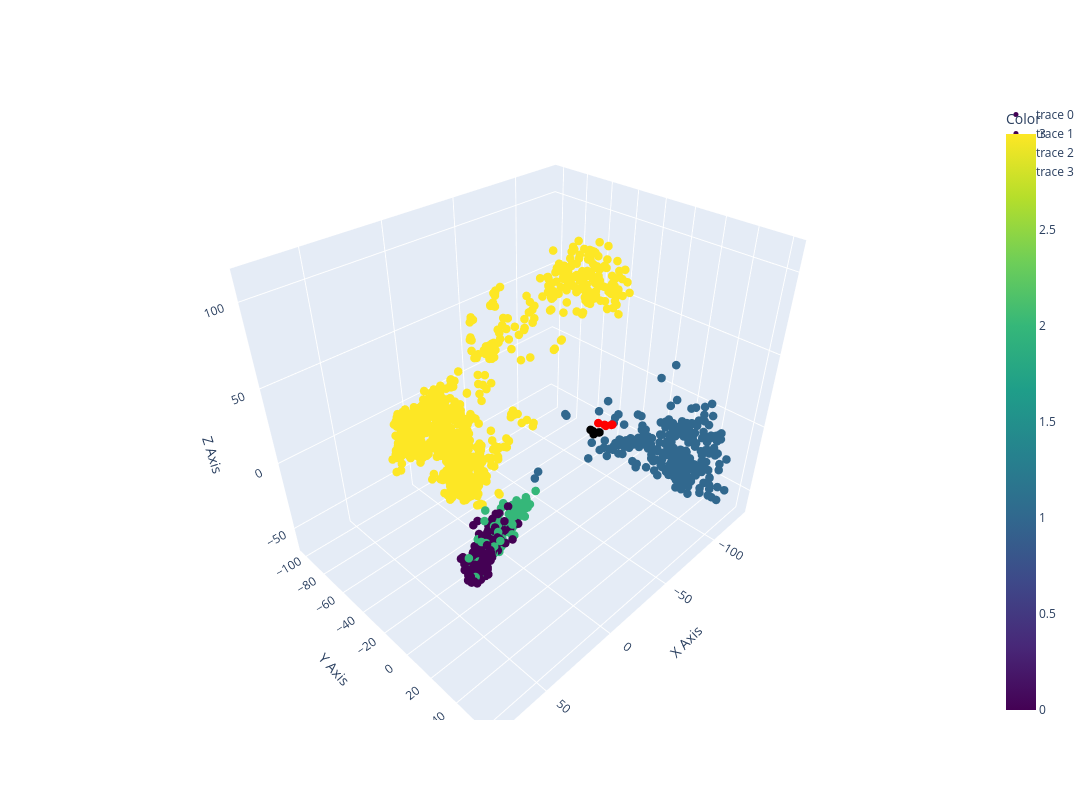

Notebook source saved alongside this figure:
### Code cell
import plotly.graph_objects as go

categorical_values = pd.factorize(roles)

color_values = categorical_values[0]

# Create 3D scatter plot with color mapping
pca_data = go.Scatter3d(
    x=pca_[:, 0].cpu().numpy(),
    y=pca_[:, 1].cpu().numpy(),
    z=pca_[:, 2].cpu().numpy(),
    mode='markers',
    marker=dict(
        size=5,
        color=color_values,        # Set color based on color values
        colorscale='Viridis',      # Choose a colorscale, e.g., 'Viridis', 'Cividis', etc.
        colorbar=dict(title='Color')
    )
)

pca_data2 = go.Scatter3d(
    x=pca_2[:, 0].cpu().numpy(),
    y=pca_2[:, 1].cpu().numpy(),
    z=pca_2[:, 2].cpu().numpy(),
    mode='markers',
    marker=dict(
        size=5,
        colorscale='Viridis',      # Choose a colorscale, e.g., 'Viridis', 'Cividis', etc.
        color=color_values+0.5,        # Set color based on color values
    )
)

pca_data3 = go.Scatter3d(
    x=pca_3[:, 0].cpu().numpy(),
    y=pca_3[:, 1].cpu().numpy(),
    z=pca_3[:, 2].cpu().numpy(),
    mode='markers',
    marker=dict(
        size=5,
        color="red",        # Set color based on color values
    )
)

pca_data4 = go.Scatter3d(
    x=pca_4[:, 0].cpu().numpy(),
    y=pca_4[:, 1].cpu().numpy(),
    z=pca_4[:, 2].cpu().numpy(),
    mode='markers',
    marker=dict(
        size=5,
        color="black",        # Set color based on color values
    )
)

# projected = go.Scatter3d(
#     x=projected[:,0].cpu().numpy(),
#     y=projected[:,1].cpu().numpy(),
#     z=projected[:,2].cpu().numpy(),
#     mode='markers',
#     marker=dict(
#         size=6,
#         color="red",        # Set color based on color values
#     )
# )
fig = go.Figure(data=[pca_data, pca_data2, pca_data3, pca_data4])

# Update layout for better visualization
fig.update_layout(
    scene=dict(
        xaxis_title='X Axis',
        yaxis_title='Y Axis',
        zaxis_title='Z Axis'
    ),
    height=800,
    width=1200
)

fig.show()

### Figure 1 — Plotly figure (JSON) as saved in the notebook; plotly's stock layout.template omitted (floating-point values rounded to 4 significant figures; data arrays with more than 128 entries replaced by an {"elided": "..."} marker saying what was removed)
{"data": [{"marker": {"color": {"elided": "833 int values"}, "colorbar": {"title": {"text": "Color"}}, "colorscale": [[0, "#440154"], [0.1111, "#482878"], [0.2222, "#3e4989"], [0.3333, "#31688e"], [0.4444, "#26828e"], [0.5556, "#1f9e89"], [0.6667, "#35b779"], [0.7778, "#6ece58"], [0.8889, "#b5de2b"], [1, "#fde725"]], "size": 5}, "mode": "markers", "type": "scatter3d", "x": {"elided": "833 float values"}, "y": {"elided": "833 float values"}, "z": {"elided": "833 float values"}}, {"marker": {"color": {"elided": "833 float values"}, "colorscale": [[0, "#440154"], [0.1111, "#482878"], [0.2222, "#3e4989"], [0.3333, "#31688e"], [0.4444, "#26828e"], [0.5556, "#1f9e89"], [0.6667, "#35b779"], [0.7778, "#6ece58"], [0.8889, "#b5de2b"], [1, "#fde725"]], "size": 5}, "mode": "markers", "type": "scatter3d", "x": {"elided": "833 float values"}, "y": {"elided": "833 float values"}, "z": {"elided": "833 float values"}}, {"marker": {"color": "red", "size": 5}, "mode": "markers", "type": "scatter3d", "x": [-33.72, -38.78, -37.21, -30.03, -34.33], "y": [27.36, 27.77, 28.28, 25.27, 26.15], "z": [33.66, 32.01, 32.92, 36.25, 33.3]}, {"marker": {"color": "black", "size": 5}, "mode": "markers", "type": "scatter3d", "x": [-30.39, -34.88, -33.65, -29.18, -31.15], "y": [22.34, 22.61, 23.21, 21.12, 21.22], "z": [27.3, 26.25, 27.16, 30.14, 28.22]}], "layout": {"height": 800, "scene": {"xaxis": {"title": {"text": "X Axis"}}, "yaxis": {"title": {"text": "Y Axis"}}, "zaxis": {"title": {"text": "Z Axis"}}}, "width": 1200}}
